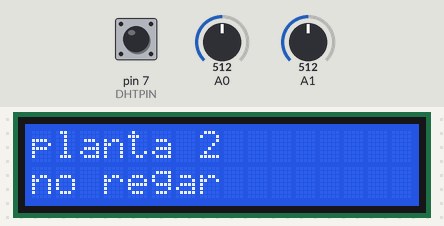
The sketch below on a simulated Arduino Uno, built with avr-gcc and run on an emulated ATmega328P. Parts: 16×2 character LCD. Inputs (shaded band) come from the test bench; at power-on: A0 = 512, A1 = 512, pin 7 (DHTPIN) HIGH. What the sketch prints to the serial monitor is not drawn.

Above: at 6.2 s.
8.8 s: A0 set to 710
At 14.9 s:
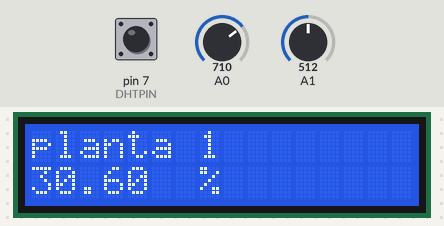
22.5 s: A1 set to 314
At 28.5 s:
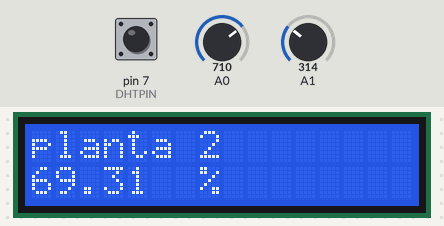
28.8 s: A1 set to 282
At 40.1 s:
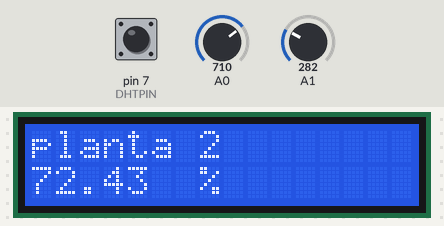
41.0 s: A0 set to 716
At 49.2 s:
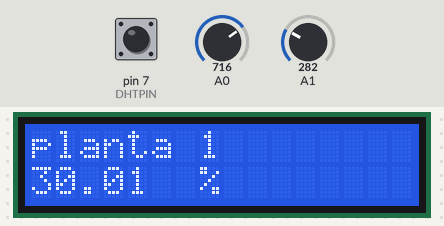
50.1 s: A1 set to 306
At 61.9 s:
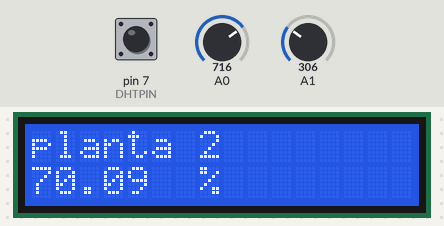
62.2 s: A0 set to 690
At 71.6 s:
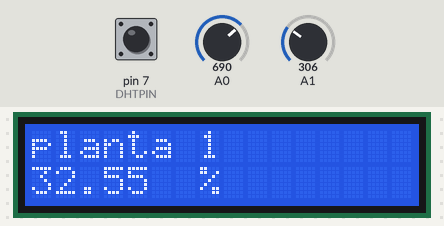
Timing chart, 0 to 73.1 s (numbered marks = the images above; inputs shaded):
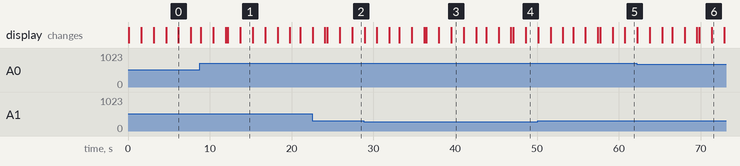

Measured:
- what the display in image 0 shows lasts 1.5 s, from 6.2 s to 7.7 s

The sketch:

plantas.ino
```cpp
#include <Wire.h>
#include <LiquidCrystal_I2C.h> // Using version 1.2.1
#include "DHT.h"
#define DHTPIN 7
#define DHTTYPE DHT11
DHT dht(DHTPIN, DHTTYPE);
// The LCD constructor - address shown is 0x27 - may or may not be correct for yours
// Also based on YWRobot LCM1602 IIC V1
LiquidCrystal_I2C lcd(0x27, 2, 1, 0, 4, 5, 6, 7, 3, POSITIVE);

float Valor;
float Valor2;
float herma;
float herma2;
void setup() {
Serial.begin(9600);
dht.begin();
}
void loop() {
 lcd.begin(16,2); // sixteen characters across - 2 lines
  lcd.backlight();
  // first character - 1st line

  Serial.print("Sensor de Humedad valor:");
Valor = analogRead(0);
Valor2 = analogRead(1);

herma= (1-Valor/1023)*100;
herma2= (1-Valor2/1023)*100;

lcd.setCursor(0,0);
lcd.print("Estado humedad ");
lcd.setCursor(0,1);
lcd.print("suelos: ");
delay(1500);
lcd.clear();
 lcd.setCursor(0,0);
lcd.print("planta 1 ");
lcd.setCursor(0,1);
lcd.print(herma);
lcd.setCursor(7,1);
lcd.print("%");
delay(1500);
lcd.clear();

 lcd.setCursor(0,0);
lcd.print("planta 2 ");
lcd.setCursor(0,1);
lcd.print(herma2);
lcd.setCursor(7,1);
lcd.print("%");
delay(1500);
lcd.clear();


Serial.println(" planta 1:");
Serial.print(herma);
Serial.print("%");
Serial.print(Valor);
if (Valor <= 300)

   Serial.println(" Encharcado");
if ((Valor > 300) and (Valor <= 700)){
    Serial.println(" Humedo, no regar");
 lcd.setCursor(0,0);
lcd.print("planta 1");
lcd.setCursor(0,1);
lcd.print("no regar");
delay(1500);
lcd.clear();
}
if (Valor > 700) {
    Serial.println(" Seco, necesitas regar");
lcd.setCursor(0,0);
lcd.print("planta 1");
lcd.setCursor(0,1);
lcd.print(" Regar");
delay(1500);
lcd.clear();
}
Serial.println("planta 2:");
Serial.print(herma2);
Serial.print("%");
Serial.print(Valor2);
if (Valor2 <= 300){
   Serial.println(" Encharcado");
}
if ((Valor2 > 300) and (Valor2 <= 700)){
    Serial.println(" Humedo, no regar");
    lcd.setCursor(0,0);
lcd.print("planta 2");
lcd.setCursor(0,1);
lcd.print("no regar");
delay(1500);
lcd.clear();

    }
if (Valor2 > 700){
    Serial.println(" Seco, necesitas regar");
lcd.setCursor(0,0);
lcd.print("planta 2");
lcd.setCursor(0,1);
lcd.print(" Regar");
delay(1500);
lcd.clear();


}


int h = dht.readHumidity();// Lee la humedad
int t= dht.readTemperature();//Lee la temperatura
//////////////////////////////////////////////////Humedad
Serial.print("Humedad Relativa aire : ");
Serial.print(h);//Escribe la humedad
Serial.println(" %");
delay (500);
///////////////////////////////////////////////////Temperatura
Serial.print("Temperatura: ");
Serial.print(t);//Escribe la temperatura
Serial.println(" C'");
delay (200);
///////////////////////////////////////////////////

 lcd.setCursor(0,0);
lcd.print("temperatura aire");
lcd.setCursor(0,1);
lcd.print(t);
lcd.setCursor(4,1);
lcd.print("C");
delay(1500);
lcd.clear();


 lcd.setCursor(0,0);
lcd.print("humadad Aire");
lcd.setCursor(0,1);
lcd.print(h);
lcd.setCursor(4,1);
lcd.print("%");
delay(1500);
lcd.clear();


delay (200);
Serial.println ();
}
//Electrocrea.com
```
